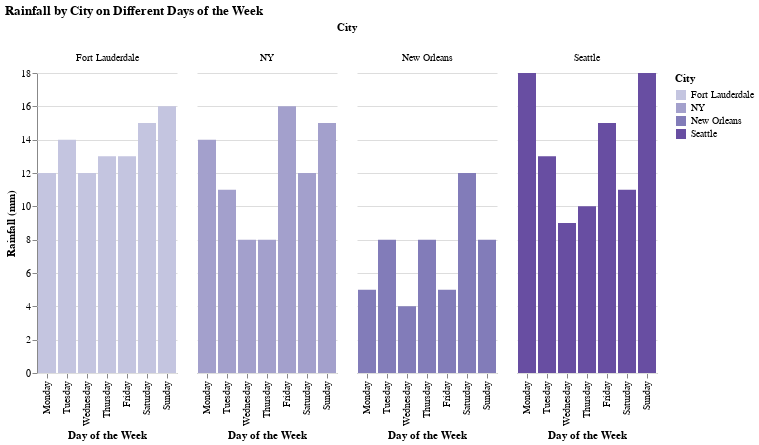

Notebook code cell kept with this figure:
### Code cell
import pandas as pd
import altair as alt

# Load your dataset
rainy_data = pd.read_excel("/Users/radhikarukmangadhan/Documents/Data Studio/rainy weekends/rainy master.xlsx")

# Assuming rainy_data is already loaded into a DataFrame
# Convert the DataFrame from wide to long format
rainy_data_long = rainy_data.melt(id_vars=['Days'], var_name='City', value_name='Rainfall')

# Create the plot with hues of purple for the cities
chart = alt.Chart(rainy_data_long).mark_bar().encode(
    x=alt.X('Days:N', sort=['Monday', 'Tuesday', 'Wednesday', 'Thursday', 'Friday', 'Saturday', 'Sunday'], title='Day of the Week'),
    y=alt.Y('Rainfall:Q', title='Rainfall (mm)'),
    color=alt.Color('City:N', scale=alt.Scale(scheme='purples')),  # Apply a purple color scheme
    column='City:N',  # Creates a separate plot for each city
    tooltip=['Days', 'City', 'Rainfall']  # Shows tooltip on hover
).properties(
    title='Rainfall by City on Different Days of the Week'
).configure_view(
    strokeOpacity=0  # Removes the border around each bar to mimic the theme_void() in ggplot
)

# Display the plot
chart

### Figure 1 — Vega-Lite specification as saved in the notebook (floating-point values rounded to 4 significant figures)
{"config": {"view": {"continuousWidth": 300, "continuousHeight": 300, "strokeOpacity": 0}}, "data": {"name": "data-507c01b8de301cb819ed274ada250bac"}, "mark": {"type": "bar"}, "encoding": {"color": {"field": "City", "scale": {"scheme": "purples"}, "type": "nominal"}, "column": {"field": "City", "type": "nominal"}, "tooltip": [{"field": "Days", "type": "nominal"}, {"field": "City", "type": "nominal"}, {"field": "Rainfall", "type": "quantitative"}], "x": {"field": "Days", "sort": ["Monday", "Tuesday", "Wednesday", "Thursday", "Friday", "Saturday", "Sunday"], "title": "Day of the Week", "type": "nominal"}, "y": {"field": "Rainfall", "title": "Rainfall (mm)", "type": "quantitative"}}, "title": "Rainfall by City on Different Days of the Week", "$schema": "https://vega.github.io/schema/vega-lite/v5.15.1.json", "datasets": {"data-507c01b8de301cb819ed274ada250bac": [{"Days": "Sunday", "City": "Seattle", "Rainfall": 18}, {"Days": "Monday", "City": "Seattle", "Rainfall": 18}, {"Days": "Tuesday", "City": "Seattle", "Rainfall": 13}, {"Days": "Wednesday", "City": "Seattle", "Rainfall": 9}, {"Days": "Thursday", "City": "Seattle", "Rainfall": 10}, {"Days": "Friday", "City": "Seattle", "Rainfall": 15}, {"Days": "Saturday", "City": "Seattle", "Rainfall": 11}, {"Days": "Sunday", "City": "New Orleans", "Rainfall": 8}, {"Days": "Monday", "City": "New Orleans", "Rainfall": 5}, {"Days": "Tuesday", "City": "New Orleans", "Rainfall": 8}, {"Days": "Wednesday", "City": "New Orleans", "Rainfall": 4}, {"Days": "Thursday", "City": "New Orleans", "Rainfall": 8}, {"Days": "Friday", "City": "New Orleans", "Rainfall": 5}, {"Days": "Saturday", "City": "New Orleans", "Rainfall": 12}, {"Days": "Sunday", "City": "Fort Lauderdale", "Rainfall": 16}, {"Days": "Monday", "City": "Fort Lauderdale", "Rainfall": 12}, {"Days": "Tuesday", "City": "Fort Lauderdale", "Rainfall": 14}, {"Days": "Wednesday", "City": "Fort Lauderdale", "Rainfall": 12}, {"Days": "Thursday", "City": "Fort Lauderdale", "Rainfall": 13}, {"Days": "Friday", "City": "Fort Lauderdale", "Rainfall": 13}, {"Days": "Saturday", "City": "Fort Lauderdale", "Rainfall": 15}, {"Days": "Sunday", "City": "NY", "Rainfall": 15}, {"Days": "Monday", "City": "NY", "Rainfall": 14}, {"Days": "Tuesday", "City": "NY", "Rainfall": 11}, {"Days": "Wednesday", "City": "NY", "Rainfall": 8}, {"Days": "Thursday", "City": "NY", "Rainfall": 8}, {"Days": "Friday", "City": "NY", "Rainfall": 16}, {"Days": "Saturday", "City": "NY", "Rainfall": 12}]}}
